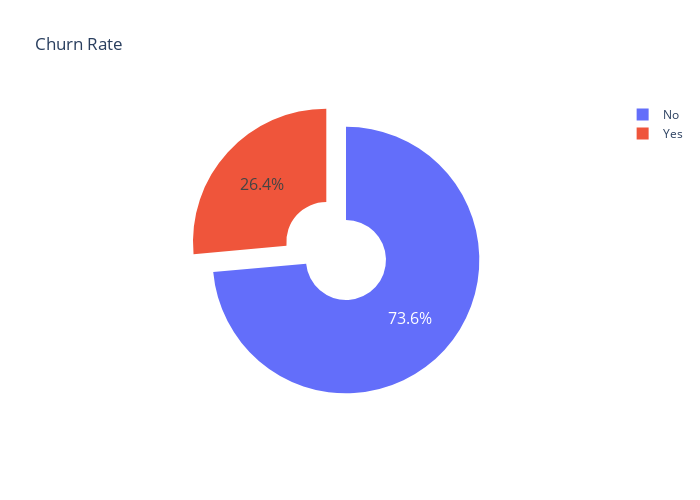

Notebook cell for this chart:
### Code cell
labels = ['No','Yes']
values = global_churn_rate
fig = go.Figure(data=[go.Pie(labels=labels, values=values, hole=.3, pull=[0, 0.2], )])
fig.update_layout(title_text='Churn Rate')

fig.update_layout(uniformtext_minsize=16, uniformtext_mode='hide')
fig.update_layout(width=700, height=500)
fig.show()

### Figure 1 — Plotly figure (JSON) as saved in the notebook; plotly's stock layout.template omitted (floating-point values rounded to 4 significant figures)
{"data": [{"hole": 0.3, "labels": ["No", "Yes"], "pull": [0, 0.2], "values": [0.7355, 0.2645], "type": "pie"}], "layout": {"title": {"text": "Churn Rate"}, "uniformtext": {"minsize": 16, "mode": "hide"}, "width": 700, "height": 500}}
